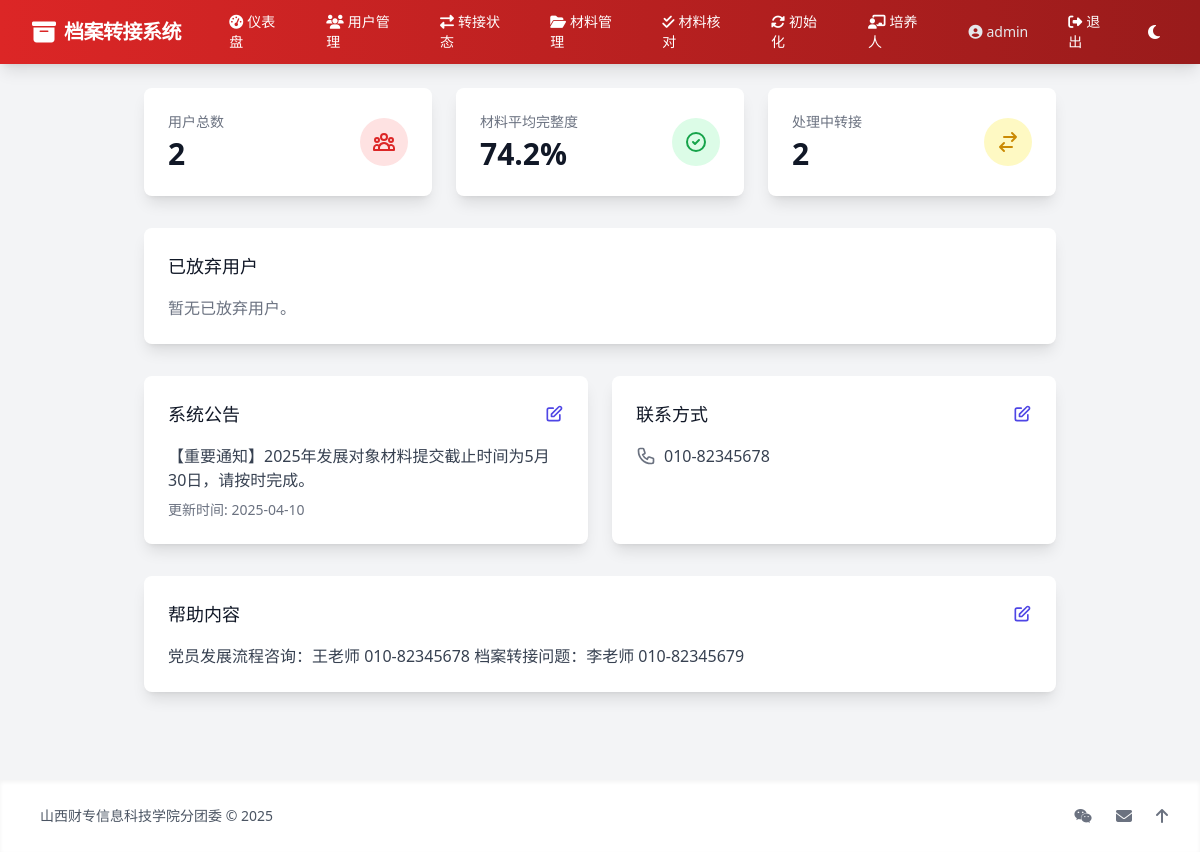
/admin (signed in), run on the app's committed database.
### tables this page shows
CREATE TABLE announcements (
            id INTEGER PRIMARY KEY,
            content TEXT NOT NULL,
            update_date TEXT NOT NULL
        );

CREATE TABLE contact_info (
            id INTEGER PRIMARY KEY,
            phone TEXT NOT NULL
        );

CREATE TABLE help_content (
            id INTEGER PRIMARY KEY,
            content TEXT NOT NULL
        );

### app.py (the view)
    def wrap(*args, **kwargs):
        if 'user_id' not in session or session.get('is_admin') != 1:
            flash('无权限访问', 'error')
            return redirect(url_for('login'))
        return f(*args, **kwargs)

### app.py (called while the page is built)
def admin_required(f):
    def wrap(*args, **kwargs):
        if 'user_id' not in session or session.get('is_admin') != 1:
            flash('无权限访问', 'error')
            return redirect(url_for('login'))
        return f(*args, **kwargs)
    wrap.__name__ = f.__name__
    return wrap

@app.route('/admin')
@admin_required
def admin():
    metrics = get_dashboard_metrics()
    abandoned_users = get_abandoned_users()
    announcement = get_announcement()
    contact_info = get_contact_info()
    help_content = get_help_content()
    return render_template('admin.html',
                         metrics=metrics,
                         abandoned_users=abandoned_users,
                         announcement=announcement,
                         contact_info=contact_info,
                         help_content=help_content)

### database.py (called while the page is built)
def get_db():
    conn = sqlite3.connect('archive.db', timeout=10)  # 增加超时时间
    conn.row_factory = sqlite3.Row
    return conn

def get_abandoned_users():
    try:
        conn = get_db()
        with conn:
            users = conn.execute('''
                SELECT u.student_id, u.name, u.id, ts.abandoned_at
                FROM users u
                JOIN transfer_status ts ON u.id = ts.user_id
                WHERE ts.transfer_status = '已放弃'
            ''').fetchall()
        return users
    finally:
        conn.close()

def get_announcement():
    try:
        conn = get_db()
        with conn:
            announcement = conn.execute('SELECT content, update_date FROM announcements WHERE id = 1').fetchone()
        return announcement
    finally:
        conn.close()

def get_contact_info():
    try:
        conn = get_db()
        with conn:
            contact = conn.execute('SELECT phone FROM contact_info WHERE id = 1').fetchone()
        return contact
    finally:
        conn.close()

def get_help_content():
    try:
        conn = get_db()
        with conn:
            help_content = conn.execute('SELECT content FROM help_content WHERE id = 1').fetchone()
        return help_content
    finally:
        conn.close()

### templates/admin.html (shortened to what this page needs)
{% extends "base.html" %}
{% block content %}
<div class="max-w-7xl mx-auto px-4 sm:px-6 lg:px-8">
    <div class="grid grid-cols-1 gap-6 mb-8 md:grid-cols-3">
        <div class="p-6 bg-white dark:bg-gray-800 rounded-lg shadow-lg animate-fadeIn transition-all duration-300">
            <div class="flex items-center justify-between">
                <div>
                    <p class="text-sm font-medium text-gray-500 dark:text-gray-400 truncate">用户总数</p>
                    <p class="mt-1 text-3xl font-semibold text-gray-900 dark:text-gray-100">{{ metrics.total_users }}</p>
                </div>
                <div class="p-3 rounded-full bg-red-100 dark:bg-red-900 text-red-600 dark:text-red-400">
                </div>
            </div>
        </div>
        <div class="p-6 bg-white dark:bg-gray-800 rounded-lg shadow-lg animate-fadeIn transition-all duration-300">
            <div class="flex items-center justify-between">
                <div>
                    <p class="text-sm font-medium text-gray-500 dark:text-gray-400 truncate">材料平均完整度</p>
                    <p class="mt-1 text-3xl font-semibold text-gray-900 dark:text-gray-100">{{ "%.1f"|format(metrics.material_completeness) }}%</p>
                </div>
                <div class="p-3 rounded-full bg-green-100 dark:bg-green-900 text-green-600 dark:text-green-400">
                    <svg class="w-6 h-6" fill="none" stroke="currentColor" viewBox="0 0 24 24" xmlns="http://www.w3.org/2000/svg">
                        <path stroke-linecap="round" stroke-linejoin="round" stroke-width="2" d="M9 12l2 2 4-4m6 2a9 9 0 11-18 0 9 9 0 0118 0z"></path>
                    </svg>
                </div>
            </div>
        </div>
        <div class="p-6 bg-white dark:bg-gray-800 rounded-lg shadow-lg animate-fadeIn transition-all duration-300">
            <div class="flex items-center justify-between">
                <div>
                    <p class="text-sm font-medium text-gray-500 dark:text-gray-400 truncate">处理中转接</p>
                    {% for status in metrics.transfer_statuses %}
                        {% if status.transfer_status == '处理中' %}
                            <p class="mt-1 text-3xl font-semibold text-gray-900 dark:text-gray-100">{{ status.count }}</p>
                        {% endif %}
                    {% endfor %}
                </div>
                <div class="p-3 rounded-full bg-yellow-100 dark:bg-yellow-900 text-yellow-600 dark:text-yellow-400">
                    <svg class="w-6 h-6" fill="none" stroke="currentColor" viewBox="0 0 24 24" xmlns="http://www.w3.org/2000/svg">
                        <path stroke-linecap="round" stroke-linejoin="round" stroke-width="2" d="M8 7h12m0 0l-4-4m4 4l-4 4m0 6H4m0 0l4 4m-4-4l4-4"></path>
                    </svg>
                </div>
            </div>
        </div>
    </div>
    <div class="p-6 bg-white dark:bg-gray-800 rounded-lg shadow-lg animate-fadeIn transition-all duration-300 mb-8">
        <h3 class="text-lg font-medium text-gray-900 dark:text-gray-100 mb-4">已放弃用户</h3>
        {% if abandoned_users %}
        <table class="w-full text-left">
            <thead>
                <tr class="bg-gray-100 dark:bg-gray-700">
                    <th class="p-2">学号</th>
                    <th class="p-2">姓名</th>
                    <th class="p-2">放弃时间</th>
                    <th class="p-2">操作</th>
                </tr>
            </thead>
            <tbody>
                {% for user in abandoned_users %}
                <tr class="border-b dark:border-gray-600">
                    <td class="p-2">{{ user.student_id }}</td>
                    <td class="p-2">{{ user.name }}</td>
                    <td class="p-2">{{ user.abandoned_at }}</td>
                    <td class="p-2">
                        <button onclick="viewSignature('{{ user.id }}', '{{ user.name }}')" class="text-indigo-600 dark:text-indigo-400 hover:text-indigo-900 dark:hover:text-indigo-300 transition">
                            查看签字
                        </button>
                    </td>
                </tr>
                {% endfor %}
            </tbody>
        </table>
        {% else %}
        <p class="text-gray-500 dark:text-gray-400">暂无已放弃用户。</p>
        {% endif %}
    </div>
    <div class="grid grid-cols-1 gap-6 mb-8 lg:grid-cols-2">
        <div class="p-6 bg-white dark:bg-gray-800 rounded-lg shadow-lg animate-fadeIn transition-all duration-300">
            <div class="flex justify-between items-center mb-4">
                <h3 class="text-lg font-medium text-gray-900 dark:text-gray-100">系统公告</h3>
                <button onclick="openModal('announcement-modal')" class="text-indigo-600 dark:text-indigo-400 hover:text-indigo-900 dark:hover:text-indigo-300 transition">
                    <svg class="w-5 h-5" fill="none" stroke="currentColor" viewBox="0 0 24 24" xmlns="http://www.w3.org/2000/svg">
                        <path stroke-linecap="round" stroke-linejoin="round" stroke-width="2" d="M11 5H6a2 2 0 00-2 2v11a2 2 0 002 2h11a2 2 0 002-2v-5m-1.414-9.414a2 2 0 112.828 2.828L11.828 15H9v-2.828l8.586-8.586z"></path>
                    </svg>
                </button>
            </div>
            <div class="prose max-w-none text-gray-700 dark:text-gray-300">
                {% if announcement.content %}
                    {{ announcement.content|safe }}
                {% else %}
                    <p class="text-gray-500 dark:text-gray-400">暂无公告</p>
                {% endif %}
                {% if announcement.update_date %}
                    <p class="text-sm text-gray-500 dark:text-gray-400 mt-2">更新时间: {{ announcement.update_date }}</p>
                {% endif %}
            </div>
        </div>
        <div class="p-6 bg-white dark:bg-gray-800 rounded-lg shadow-lg animate-fadeIn transition-all duration-300">
            <div class="flex justify-between items-center mb-4">
                <h3 class="text-lg font-medium text-gray-900 dark:text-gray-100">联系方式</h3>
                <button onclick="openModal('contact-modal')" class="text-indigo-600 dark:text-indigo-400 hover:text-indigo-900 dark:hover:text-indigo-300 transition">
                    <svg class="w-5 h-5" fill="none" stroke="currentColor" viewBox="0 0 24 24" xmlns="http://www.w3.org/2000/svg">
                        <path stroke-linecap="round" stroke-linejoin="round" stroke-width="2" d="M11 5H6a2 2 0 00-2 2v11a2 2 0 002 2h11a2 2 0 002-2v-5m-1.414-9.414a2 2 0 112.828 2.828L11.828 15H9v-2.828l8.586-8.586z"></path>
                    </svg>
                </button>
            </div>
            <div class="space-y-2">
                {% if contact_info.phone %}
                    <div class="flex items-center">
                        <span class="text-gray-700 dark:text-gray-300">{{ contact_info.phone }}</span>
                    </div>
                {% else %}
                    <p class="text-gray-500 dark:text-gray-400">暂无联系方式</p>
                {% endif %}
            </div>
        </div>
    </div>
    <div class="p-6 bg-white dark:bg-gray-800 rounded-lg shadow-lg animate-fadeIn transition-all duration-300 mb-8">
        <div class="flex justify-between items-center mb-4">
            <h3 class="text-lg font-medium text-gray-900 dark:text-gray-100">帮助内容</h3>
            <button onclick="openModal('help-modal')" class="text-indigo-600 dark:text-indigo-400 hover:text-indigo-900 dark:hover:text-indigo-300 transition">
                <svg class="w-5 h-5" fill="none" stroke="currentColor" viewBox="0 0 24 24" xmlns="http://www.w3.org/2000/svg">
                    <path stroke-linecap="round" stroke-linejoin="round" stroke-width="2" d="M11 5H6a2 2 0 00-2 2v11a2 2 0 002 2h11a2 2 0 002-2v-5m-1.414-9.414a2 2 0 112.828 2.828L11.828 15H9v-2.828l8.586-8.586z"></path>
                </svg>
            </button>
        </div>
        <div class="prose max-w-none text-gray-700 dark:text-gray-300">
            {% if help_content.content %}
                {{ help_content.content|safe }}
            {% else %}
                <p class="text-gray-500 dark:text-gray-400">暂无帮助内容</p>
            {% endif %}
        </div>
    </div>
</div>
{% endblock %}

### templates/base.html (style rules this page uses)
.animate-fadeIn { animation: fadeIn 0.5s ease-out forwards; }

### data on the page
announcements: content "【重要通知】2025年发展对象材料提交截止时间为5月30日，请按时完成。", update_date "2025-04-10"
contact_info: phone "010-82345678"
help_content: content "党员发展流程咨询：王老师 010-82345678 档案转接问题：李老师 010-82345679"

### other printed values
{{ session.student_id or '用户' }} "admin"
{{ metrics.total_users }} "2"
{{ "%.1f"|format(metrics.material_completeness) }} "74.2"
{{ status.count }} "2"
